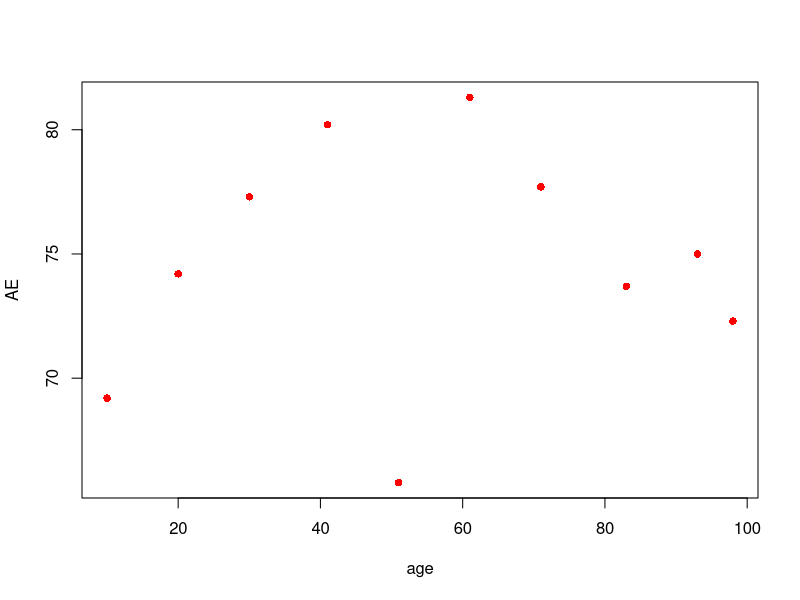

This figure's R source: (Note: this script raises an error after producing the figure.)
#########################################################################
##### get uncertainty around assimilation efficiency from Cooper 1978 ###
##### from Guillemete 2018: deterministic 75%                         ###
#########################################################################

######## DATA ############################################################
## from table 1
AE <- c(69.2,74.2,77.3,80.2,65.8,81.3,77.7,73.7,75,72.3)
range(AE)
age <- c(10,20,30,41,51,61,71,83,93,98)
plot(age,AE,col='red',pch=16)

# linear interpolation because ages are irregular 
AEagei <- interpol(age,AE,plot=FALSE)
lines(AEagei$x,AEagei$pred)
mean(AEagei$interpol)
sd(AEagei$interpol)
